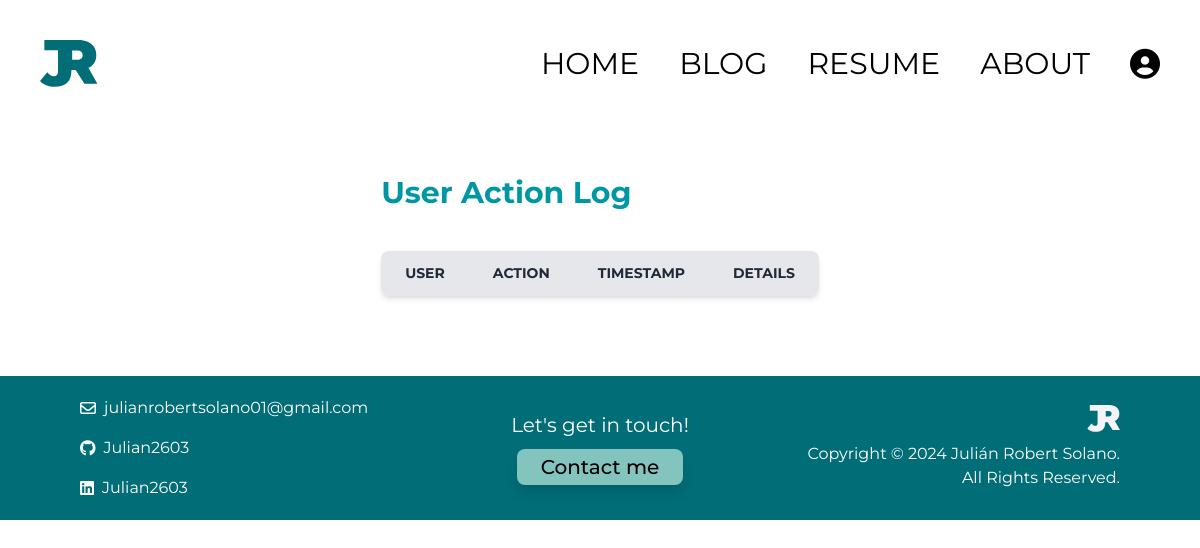
The app's page /useractivitylogs/action-log/ (signed in), older data.
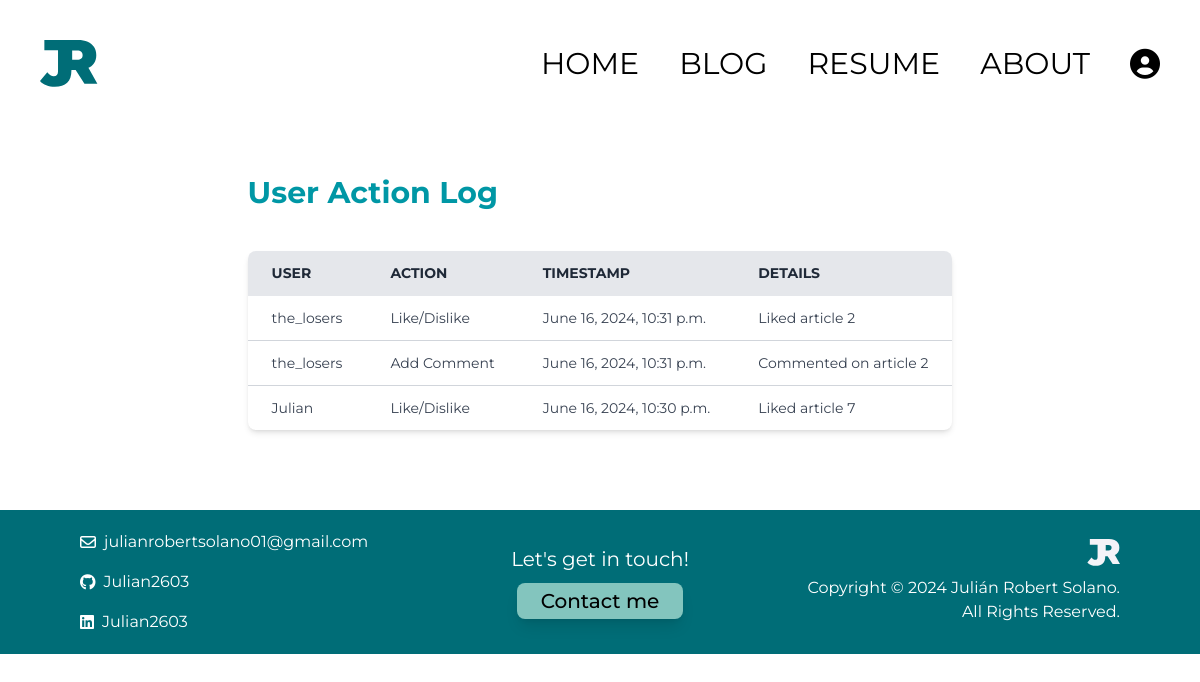
The same page, newer data.
### useractivitylogs/models.py (models this page shows, shortened)
class UserActionLog(models.Model):
    ACTION_CHOICES = [
        ('login', 'Login'),
        ('logout', 'Logout'),
        ('like', 'Like/Dislike'),
        ('comment_add', 'Add Comment'),
        ('comment_delete', 'Delete Comment'),
        ('post_create', 'Create Post'),
        ('post_delete', 'Delete Post'),
        ('subscribe', 'Subscribe/Unsubscribe'),
    ]
    user = models.ForeignKey(User, on_delete=models.CASCADE)
    action = models.CharField(max_length=20, choices=ACTION_CHOICES)
    timestamp = models.DateTimeField(auto_now_add=True)
    details = models.TextField(blank=True, null=True)

### useractivitylogs/views.py (the view)
# urls.py: path('action-log/', views.action_log, name='action_log'),
@login_required
def action_log(request):
    user = request.user
    user_is_admin = user.is_authenticated and user.groups.filter(name='admin').exists()
    user_is_moderator = user.is_authenticated and user.groups.filter(name='moderator').exists()
    user_is_subscriber = user.is_authenticated and user.groups.filter(name='subscriber').exists()
    context = {
        'user_is_admin': user_is_admin,
        'user_is_moderator': user_is_moderator,
        'user_is_subscriber': user_is_subscriber,
    }
    logs = UserActionLog.objects.all().order_by('-timestamp')
    return render(request, 'action_log.html', {'logs': logs, 'context':context})

### useractivitylogs/templates/action_log.html (shortened to what this page needs)
{% load socialaccount %}
{% load static tailwind_tags %}
<html lang="en" class="scroll-smooth">
<head>
    {% load static %}
    {% tailwind_css %}
</head>
<body>
<div class="pt-10 pb-2 flex justify-between px-10 items-center">
  <div class="flex justify-start">
      <img src="{% static 'imgs/logo.svg' %}" alt="Logo">
  </div>
  <div class="hidden md:flex flex-row justify-center space-x-10">
      <a href="{% url 'home' %}" class="font-sans font-normal text-3xl transition duration-300 hover:text-[#FD8C62] ">HOME</a>
      <a href="{% url 'blog' %}" class="font-sans font-normal text-3xl transition duration-300 hover:text-[#FD8C62]">BLOG</a>
      <a href="{% url 'resume' %}" class="font-sans font-normal text-3xl transition duration-300 hover:text-[#FD8C62]">RESUME</a>
      <a href="{% url 'about' %}" class="font-sans font-normal text-3xl transition duration-300 hover:text-[#FD8C62]">ABOUT</a>
      {% if user.is_authenticated %}
      <div class="relative">
        <button id="profile-btn" class="flex items-center space-x-2 focus:outline-none">
            <i class="fas fa-user-circle text-3xl"></i>
        </button>
      </div>
      {% else %}
      <a href="{% provider_login_url 'google' %}?next=/" class="font-sans font-normal text-3xl transition duration-300 hover:text-[#FD8C62]">LOG-IN</a>
      {% endif %}
  </div>
</div>
<div class="p-20  flex justify-between px-10 items-center">
    <div class="max-w-5xl mx-auto">
        <h1 class="text-3xl font-bold text-[#0097A5] mb-10">User Action Log</h1>
        <table class="min-w-full bg-white shadow-md rounded-lg overflow-hidden">
            <thead class="bg-gray-200 text-gray-800 uppercase text-sm leading-normal">
                <tr>
                    <th class="py-3 px-6 text-left">User</th>
                    <th class="py-3 px-6 text-left">Action</th>
                <th class="py-3 px-6 text-left">Timestamp</th>
                <th class="py-3 px-6 text-left">Details</th>
                </tr>
            </thead>
            <tbody class="text-gray-700 text-sm divide-y divide-gray-300">
                {% for log in logs %}
                <tr>
                    <td class="py-3 px-6">{{ log.user.username }}</td>
                    <td class="py-3 px-6">{{ log.get_action_display }}</td>
                    <td class="py-3 px-6">{{ log.timestamp }}</td>
                    <td class="py-3 px-6">{{ log.details }}</td>
                </tr>
                {% endfor %}
            </tbody>
        </table>
    </div>
</div>
  <div class="p-5 px-20 bg-[#006D77] grid grid-cols-1 md:grid-cols-3 gap-7 shrink-0">
    <div class="flex flex-col items-center md:items-start gap-4">
        <div class="flex items-center space-x-2">
            <i class="fa-regular fa-envelope text-white"></i>
            <a class="font-sans font-normal text-s text-white" href="mailto:julian.robertsolano@ucr.ac.cr">julianrobertsolano01@gmail.com</a>
        </div>
        <div class="flex items-center space-x-2">
            <i class="fa-brands fa-github text-white"></i>
            <a class="font-sans font-normal text-s text-white" href="https://github.com/">Julian2603</a>
        </div>
        <div class="flex items-center space-x-2">
            <i class="fa-brands fa-linkedin text-white"></i>
            <a class="font-sans font-normal text-s text-white" href="https://www.linkedin.com/">Julian2603</a>
        </div>
    </div>
    <div class="flex flex-col items-center justify-center gap-2.5">
        <p class="font-sans font-normal text-xl text-white text-center">Let's get in touch!</p>
        <a href="{% url 'contact' %}" class="bg-[#83C5BE] transition duration-300 hover:bg-[#83C5BE]/70 p-1 px-6 rounded-lg font-sans font-medium text-xl text-black shadow-lg">Contact me</a>
    </div>
    <div class="flex flex-col items-center md:items-end gap-1.5">
        <div class="flex justify-center md:justify-end">
            <img class="h-10" src="{% static 'imgs/logo-white.svg' %}">
        </div>
        <div class="text-center md:text-right">
            <p class="font-sans font-normal text-s text-white">Copyright &#169; 2024 Julián Robert Solano. All Rights Reserved.</p>
        </div>
    </div>
</div>
</body>
</html>

Row changes from the older to the newer data that the page shows:
added UserActionLog: user.username "the_losers", action "Like/Dislike", timestamp "June 16, 2024, 10:31 p.m.", details "Liked article 2"
added UserActionLog: user.username "the_losers", action "Add Comment", timestamp "June 16, 2024, 10:31 p.m.", details "Commented on article 2"
added UserActionLog: user.username "Julian", action "Like/Dislike", timestamp "June 16, 2024, 10:30 p.m.", details "Liked article 7"
